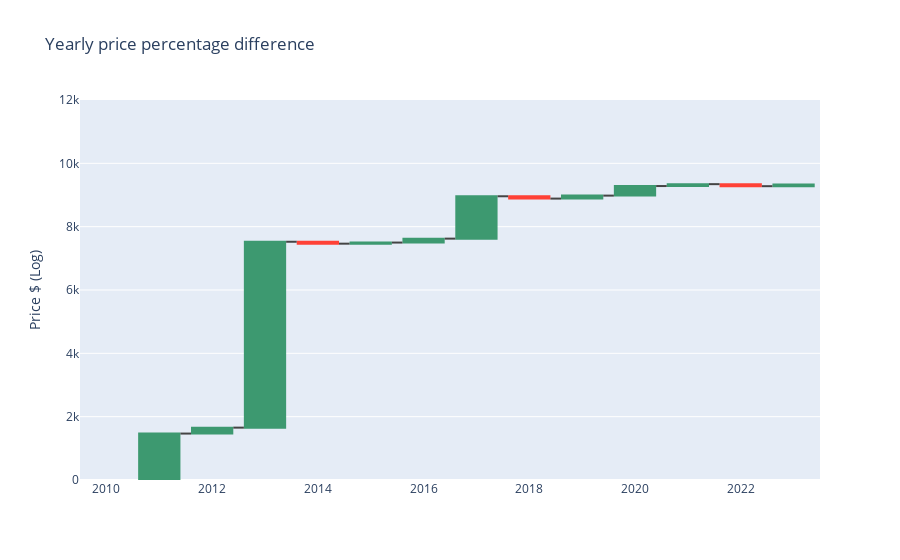

Notebook source saved alongside this figure:
### Markdown cell above
Yearly returns

### Code cell
yearly_bar_plot(yearly_price)

### Figure 1 — Plotly figure (JSON) as saved in the notebook; plotly's stock layout.template omitted (floating-point values rounded to 4 significant figures)
{"data": [{"name": "Bitcoin Yearly Price changes", "orientation": "v", "type": "waterfall", "x": [2010, 2011, 2012, 2013, 2014, 2015, 2016, 2017, 2018, 2019, 2020, 2021, 2022, 2023], "y": [null, 1467.0, 187.2, 5870.0, -60.52, 35.14, 124.0, 1338.0, -73.22, 94.0, 302.3, 59.66, -64.22, 56.25]}], "layout": {"title": {"text": "Yearly price percentage difference"}, "yaxis": {"range": [0, 12000], "title": {"text": "Price $ (Log)"}}}}
